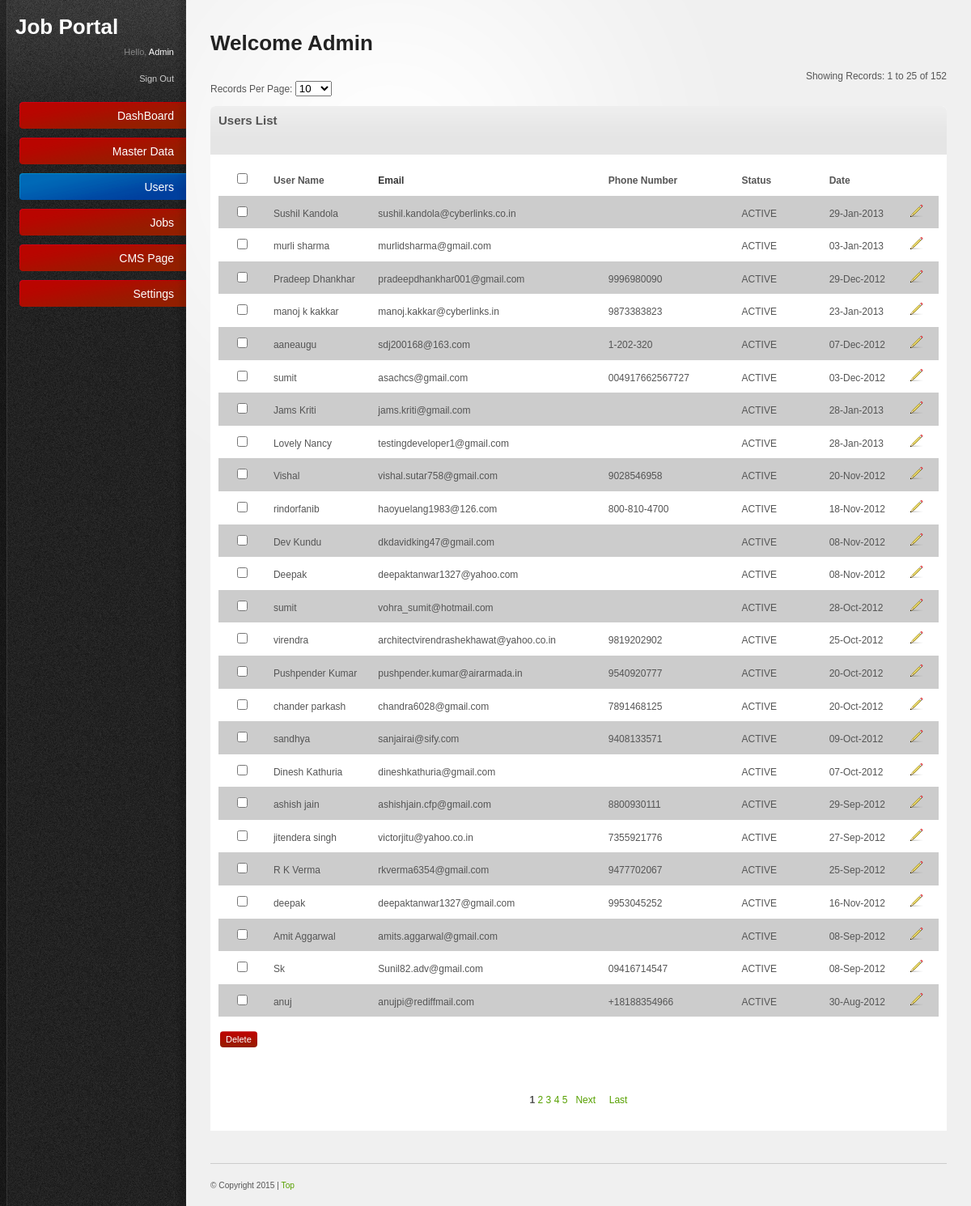
Screenshot of /admin/userlist.php (signed in) with the database file from the repository.
### tables this page shows
CREATE TABLE `members` (
  `user_id` int(11) NOT NULL AUTO_INCREMENT,
  `uid_fb` varchar(22) NOT NULL,
  `user_name` varchar(256) NOT NULL,
  `profession_id` int(11) NOT NULL,
  `email_id` text NOT NULL,
  `is_logged_previous` int(11) NOT NULL,
  `user_password` varchar(256) NOT NULL,
  `phone_number` varchar(100) NOT NULL,
  `user_status` int(11) NOT NULL,
  `address1` varchar(256) NOT NULL,
  `city` int(11) NOT NULL,
  `pincode` int(11) NOT NULL,
  `user_date` date NOT NULL,
  PRIMARY KEY (`user_id`)
);

CREATE TABLE `status` (
  `status_id` int(11) NOT NULL AUTO_INCREMENT,
  `status_name` varchar(256) NOT NULL,
  PRIMARY KEY (`status_id`)
);

### admin/classes/getname.class.php (called while the page is built, shortened)
<?php
Class getname
{
	public function statusname($ID)
	{
		$sectionQuery="select status_name from status where status_id=$ID";
		$execQuery=mysql_query($sectionQuery) or die("errorrrrrrrrrrr13:".mysql_error());
		$res1=mysql_fetch_array($execQuery);
		$name=$res1['status_name'];
		return $name;
	}
}
?>

### admin/userlist.php (the view, shortened to what this page needs)
<?
	require_once("includes/paging.inc.php");
	require_once("classes/getname.class.php");
	$name1= new getname();
	$paging = new Pager;
	$pagesize=$_GET['pagesize'];
    $sql="select * from members where 1 order by user_id desc";
	 $limit=$paging->pageSize($pagesize);
	$start = $paging->findStart($limit);
	$ExecQuery=mysql_query($sql) or die(mysql_error());
	$count=mysql_num_rows($ExecQuery);
	$pages =$paging->findPages($count, $limit);
	$pagelist = $paging->pageList($_GET['page'], $pages,$pagesize);
	$showingR=$paging->showingRecords($start,$limit,$count);
	$Exec=mysql_query("$sql $orders LIMIT  $start , $limit") or die(mysql_error());
    $countrecord=mysql_num_rows($Exec);
?>
<!DOCTYPE html PUBLIC "-//W3C//DTD XHTML 1.0 Strict//EN"
"http://www.w3.org/TR/xhtml1/DTD/xhtml1-strict.dtd">
<html xmlns="http://www.w3.org/1999/xhtml">
	<head>
		<link rel="stylesheet" href="resources/css/reset.css" type="text/css" media="screen" />
		<link rel="stylesheet" href="resources/css/style.css" type="text/css" media="screen" />
		<link rel="stylesheet" href="resources/css/invalid.css" type="text/css" media="screen" />
	</head>
	<body>
    <div id="body-wrapper">
	  <? include('left.php');	?>
     <div id="main-content">
			<h2>Welcome <?=ucfirst($_SESSION["username"]); ?></h2>
				 <tr>
		<td>
			<br>
					<?
  if($countrecord>0) {
  ?>
		<div align="right">Showing Records: <?=$showingR?></div>
		<div>Records Per Page:
			<select name="pagesize" id="pagesize" onchange="location.href='userlist.php?&pagesize='+this.value">
           		<option value="10" <? if($pagesize==10){echo "selected";} ?>>10</option>
			 </select>
		</div><br />
		<?
	}
		?>
		</td></tr>
			<table border="0" cellpadding="0" cellspacing="0" width="100%">
			  <tbody>
			  <tr>
				<td class="content-box-header">
					<b style='font-size:15px;'>Users List</b>
				   </td>
			  </tr>
			</tbody>
			</table>
		<table border="0" cellpadding="0" cellspacing="0">
			<tr>
				<td>
        <form method="post" name="frm" id="form1" onsubmit="return chkForm(this);">
	     <table class="tableList" border="0" cellpadding="0" cellspacing="1" width="100%">
		  <tbody>
  <?
  if($countrecord>0) {
    ?>
		  <tr>
			 <th width="2%" bgcolor="#FFFFFF">
			 	<input name="check_all" id="check_all" value="1" onclick="checkall(this.form)"  type="checkbox">
			  </th>
              <th align="left" width="5%" bgcolor="#FFFFFF"><b>User Name</b> </th>
              <th align="left" width="5%" bgcolor="#FFFFFF"><strong>Email</strong></th> </th>
              <th align="left" width="5%" bgcolor="#FFFFFF"><b>Phone Number</b> </th>
              <th align="left" width="5%" bgcolor="#FFFFFF"><b>Status</b> </th>
              <th align="left" width="5%" bgcolor="#FFFFFF"><b>Date</b> </th>
              <?php if($_SESSION["userdata_admin"]['user_type']=='admin' || $_SESSION["userdata_admin"]['user_type']=='Edit'){?>
			  <th align="left" width="2%" bgcolor="#FFFFFF"> </th>
              <? } ?>
              </tr>
              <?
				   $i=0;
              while($records=mysql_fetch_array($Exec)) {
				if($i%2==0){$CL="#CCCCCC";}else{$CL="#FFFFFF";}
				$status=$name1->statusname($records['user_status']);
              ?>
			  <tr>
				<td align="center" bgcolor='<?=$CL?>'><input name="arr_pd_ids[]" id="arr_pd_ids[]" value="<?=$records['user_id']?>" type="checkbox"></td>
                <td bgcolor='<?=$CL?>'><? echo $records['user_name'];?> </td>
				<td bgcolor='<?=$CL?>'><? echo $records['email_id'];?></td>
                <td bgcolor='<?=$CL?>'><? echo $records['phone_number'];?> </td>
                <td bgcolor='<?=$CL?>'><? echo $status;?></td>
                <td bgcolor='<?=$CL?>'><?php echo date('d-M-Y',strtotime($records['user_date']))?></td>
           		<?php if($_SESSION["userdata_admin"]['user_type']=='admin' || $_SESSION["userdata_admin"]['user_type']=='Edit'){?>
                <td align="center" bgcolor='<?=$CL?>'><span style="cursor:pointer" onclick="return actionPerform('updateuser.php','<?=$records['user_id']?>','usr_id','frm');">
                <img src="resources/images/icons/pencil.png" alt="Edit" border="0" height="16" width="16"></span></td>
                <? } ?>
  			</tr>
              <?
         $i++; }
              ?>
            </tbody>
          </table>
          <table border="0" cellpadding="0" cellspacing="0" width="100%">
          <tbody>
   		  <tr>
           <?php if($_SESSION["userdata_admin"]['user_type']=='admin' || $_SESSION["userdata_admin"]['user_type']=='Edit'){?>
            <td style="padding: 2px;" ><br />
			        <input name="Delete" id="Delete"  value="Delete" class="button" onclick="return deleteConfirmFromUser('arr_pd_ids[]')"
                    type="submit" style="border:0px;" />
            </td>
            <? } ?>
          </tr>
          <tr>
          	<td>&nbsp;</td>
          </tr>
          <tr>
          	<td>
          		<table border="0" cellpadding="0" cellspacing="0" width="100%">
	          		<tr>
	          			<td width="90%" align="center">
	          			<?
	          			if($count>$limit){
		          		echo $pagelist;
	          			}
	          			?>
	          			</td>
	          		</tr>
          		</table>
          	</td>
          </tr>
          <?
      }else{
	     echo '<tr>
          	<td align="center">
          		No Records
          	</td>
          </tr>';
      }
          ?>
        </table>
    <? require('footer.php') ?>
</div>
</div>
</div></body>
</html>

### admin/resources/css/style.css (style rules this page uses)
html { font-size: 100%; height: 100%; margin-bottom: 1px; }
body { font-family: Arial, Helvetica, sans-serif; color: #555; background: #f0f0f0 url('../images/bg-body.gif') top left repeat-y; font-size: 12px; }
#body-wrapper { background: url('../images/bg-radial-gradient.gif') fixed 230px top no-repeat; }
h1, h2, h3, h4, h5, h6 { font-family: Helvetica, Arial, sans-serif; color: #222; font-weight: bold; }
h2 { font-size: 26px; padding: 0 0 10px 0; }
strong { font-weight: bold; color: #333; }
.button { font-family: Verdana, Arial, sans-serif; text-align:center display: inline-block; background: url('../images/bg-button-green.gif') top left repeat-x !important; padding: 4px 7px 4px 7px !important; color: #fff !important; font-size: 11px !important; cursor: pointer; }
#main-content { margin: 0 30px 0 260px; padding: 40px 0 0 0; }
.content-box-header { background: #e5e5e5 url('../images/bg-content-box.gif') top left repeat-x; margin-top: 1px; height: 40px; }
#main-content table { width: 100%; }
#main-content tbody { border-bottom: 1px solid #ddd; }
#main-content tbody tr { background: #fff; }
#main-content table td, #main-content table th { padding: 10px; line-height: 1.3em; }
form input[type="checkbox"], form input[type="radio"] { padding: 0; background: none; border: 0; }

### admin/resources/css/invalid.css (style rules this page uses)
.button, #main-content table tfoot td .bulk-actions select, .pagination a.number, form input.text-input, form textarea, form .wysiwyg, form select, .dp-popup { -moz-border-radius: 4px; -webkit-border-radius: 4px; border-radius: 4px; }
.content-box, .content-box-header, ul.content-box-tabs li a.current, .shortcut-button, .notification { -moz-border-radius: 6px; -webkit-border-radius: 6px; border-radius: 6px; }
.content-box-header { -moz-border-radius-bottomleft: 0; -moz-border-radius-bottomright: 0; -webkit-border-bottom-left-radius: 0; -webkit-border-bottom-right-radius: 0; border-bottom-left-radius: 0; border-bottom-right-radius: 0; }

### rows the page displays
members: user_name "Sushil Kandola", email "sushil.kandola@cyberlinks.co.in", user_status.status_name "ACTIVE", user_date "29-Jan-2013"
members: user_name "murli sharma", email "murlidsharma@gmail.com", user_status.status_name "ACTIVE", user_date "03-Jan-2013"
members: user_name "Pradeep Dhankhar", email "pradeepdhankhar001@gmail.com", phone_number "9996980090", user_status.status_name "ACTIVE", user_date "29-Dec-2012"
members: user_name "manoj k kakkar", email "manoj.kakkar@cyberlinks.in", phone_number "9873383823", user_status.status_name "ACTIVE", user_date "23-Jan-2013"
members: user_name "aaneaugu", email "sdj200168@163.com", phone_number "1-202-320", user_status.status_name "ACTIVE", user_date "07-Dec-2012"
members: user_name "sumit", email "asachcs@gmail.com", phone_number "004917662567727", user_status.status_name "ACTIVE", user_date "03-Dec-2012"
members: user_name "Jams Kriti", email "jams.kriti@gmail.com", user_status.status_name "ACTIVE", user_date "28-Jan-2013"
members: user_name "Lovely Nancy", email "testingdeveloper1@gmail.com", user_status.status_name "ACTIVE", user_date "28-Jan-2013"
members: user_name "Vishal", email "vishal.sutar758@gmail.com", phone_number "9028546958", user_status.status_name "ACTIVE", user_date "20-Nov-2012"
members: user_name "rindorfanib", email "haoyuelang1983@126.com", phone_number "800-810-4700", user_status.status_name "ACTIVE", user_date "18-Nov-2012"
members: user_name "Dev Kundu", email "dkdavidking47@gmail.com", user_status.status_name "ACTIVE", user_date "08-Nov-2012"
members: user_name "Deepak", email "deepaktanwar1327@yahoo.com", user_status.status_name "ACTIVE", user_date "08-Nov-2012"
members: user_name "sumit", email "vohra_sumit@hotmail.com", user_status.status_name "ACTIVE", user_date "28-Oct-2012"
members: user_name "virendra", email "architectvirendrashekhawat@yahoo.co.in", phone_number "9819202902", user_status.status_name "ACTIVE", user_date "25-Oct-2012"
members: user_name "Pushpender Kumar", email "pushpender.kumar@airarmada.in", phone_number "9540920777", user_status.status_name "ACTIVE", user_date "20-Oct-2012"
members: user_name "chander parkash", email "chandra6028@gmail.com", phone_number "7891468125", user_status.status_name "ACTIVE", user_date "20-Oct-2012"
members: user_name "sandhya", email "sanjairai@sify.com", phone_number "9408133571", user_status.status_name "ACTIVE", user_date "09-Oct-2012"
members: user_name "Dinesh Kathuria", email "dineshkathuria@gmail.com", user_status.status_name "ACTIVE", user_date "07-Oct-2012"
members: user_name "ashish jain", email "ashishjain.cfp@gmail.com", phone_number "8800930111", user_status.status_name "ACTIVE", user_date "29-Sep-2012"
members: user_name "jitendera singh", email "victorjitu@yahoo.co.in", phone_number "7355921776", user_status.status_name "ACTIVE", user_date "27-Sep-2012"
members: user_name "R K Verma", email "rkverma6354@gmail.com", phone_number "9477702067", user_status.status_name "ACTIVE", user_date "25-Sep-2012"
members: user_name "deepak", email "deepaktanwar1327@gmail.com", phone_number "9953045252", user_status.status_name "ACTIVE", user_date "16-Nov-2012"
members: user_name "Amit Aggarwal", email "amits.aggarwal@gmail.com", user_status.status_name "ACTIVE", user_date "08-Sep-2012"
members: user_name "Sk", email "Sunil82.adv@gmail.com", phone_number "09416714547", user_status.status_name "ACTIVE", user_date "08-Sep-2012"
members: user_name "anuj", email "anujpi@rediffmail.com", phone_number "+18188354966", user_status.status_name "ACTIVE", user_date "30-Aug-2012"

### other values shown
$_SESSION["username"] "Admin"
$showingR "1 to 25 of 152"
